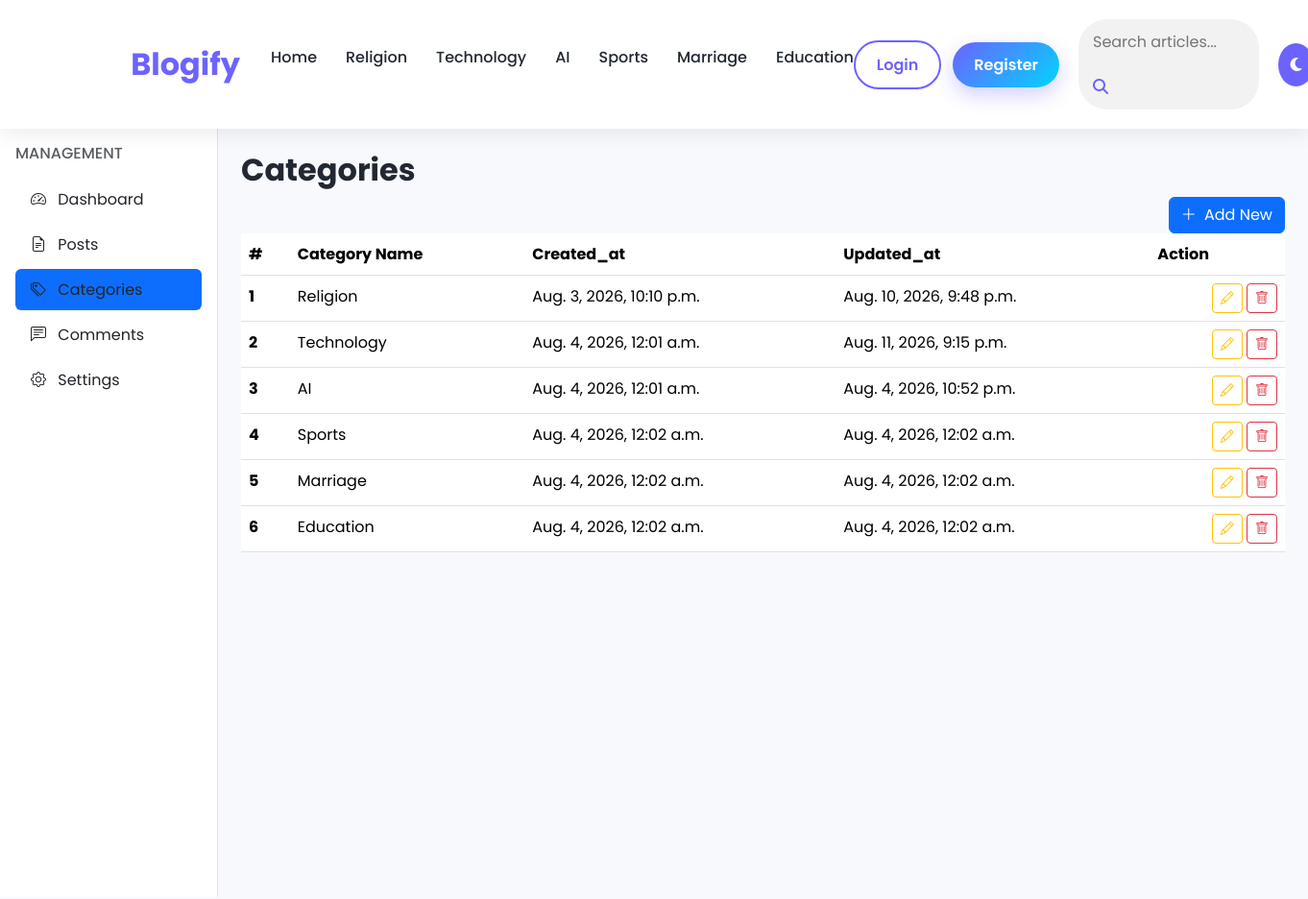
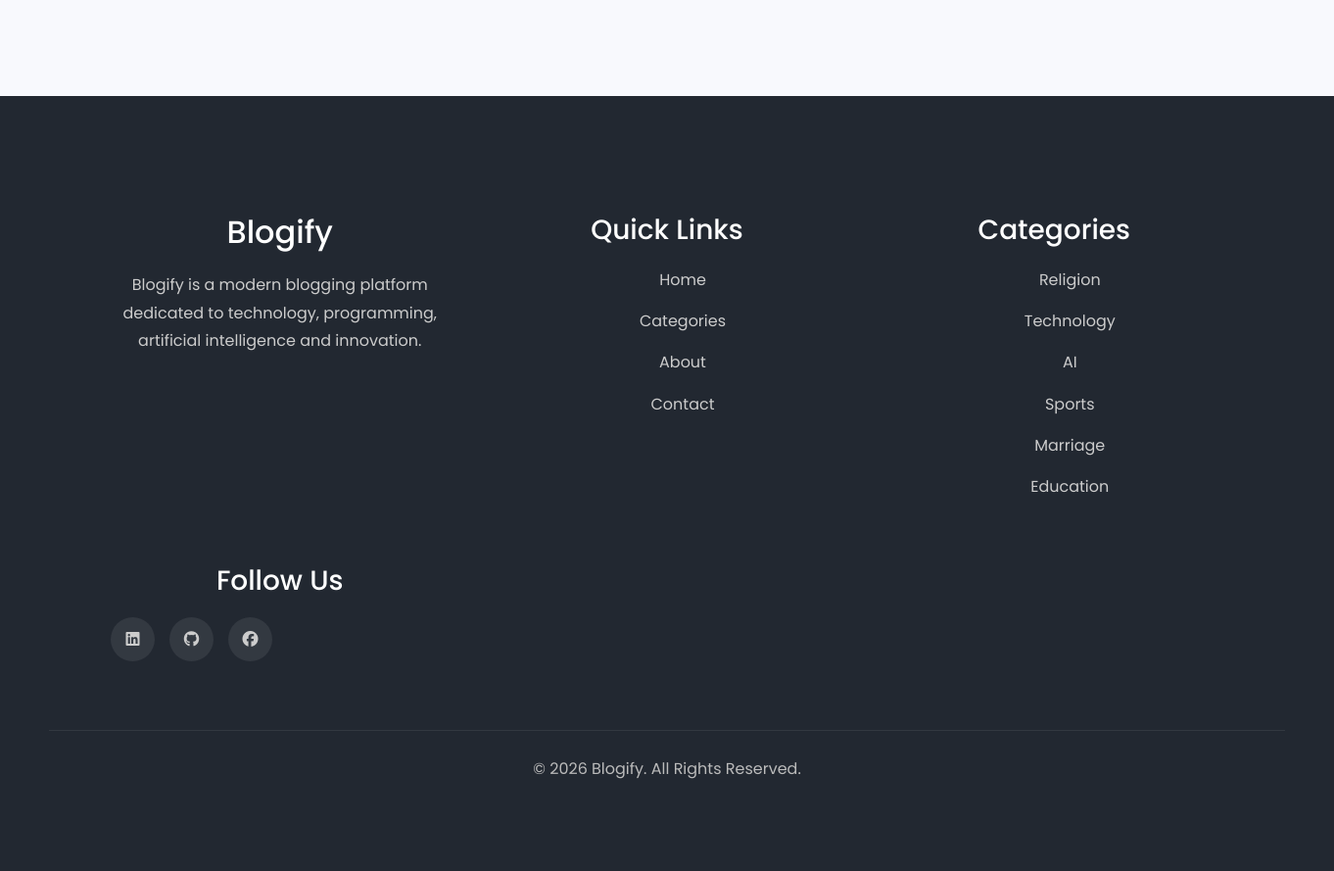
/dashboards/categories/, run on the app's committed database (2 pictures, top to bottom).
### blogs/models.py (models this page shows)
class Category(models.Model):
    title = models.CharField(max_length=100, unique=True)
    created_at = models.DateTimeField(auto_now_add=True)
    updated_at = models.DateTimeField(auto_now=True)
    class Meta:
        verbose_name_plural = 'Categories'
    def __str__(self):
        return self.title

### about/models.py (models this page shows, shortened)
class SocialLinks(models.Model):
    social_platform = models.CharField(max_length=200)
    social_link = models.URLField(max_length=200)
    created_at = models.DateTimeField(auto_now_add=True)
    updated_at = models.DateTimeField(auto_now=True)
    class Meta:
        verbose_name_plural = 'Social Links'

### dashboards/views.py (the view)
# urls.py: path('categories/', views.category_dashboard, name='category_dashboard'),
def category_dashboard(request):
    return render(request,'dashboards/category_dashboard.html')

### blogs/context_processors.py (called while the page is built)
def get_categories(request):
    categories = Category.objects.all()
    return dict(categories=categories)

def get_social_links(request):
    social_links = SocialLinks.objects.all()
    return dict(social_links=social_links)

### templates/dashboards/category_dashboard.html
{% extends 'base.html' %}
{% block content %}
<div class="container-fluid">
<div class="row">
    {% include 'dashboards/sidebar.html' %}
    <main class="col-md-10 p-4">
      <h2> <b>Categories</b></h2>
        <div class="d-flex float-lg-end">
            <a href="{% url 'add_new_category' %}"
               class="btn btn-primary">
                <i class="bi bi-plus-lg me-1"></i>
                Add New
            </a>
        </div>
        <table class="table table-hover">
          <thead>
            <tr>
              <th scope="col">#</th>
              <th scope="col">Category Name</th>
              <th scope="col">Created_at</th>
              <th scope="col">Updated_at</th>
              <th scope="col">Action</th>
            </tr>
          </thead>
          <tbody>
          {% for category in categories %}
            <tr>
              <th scope="row">{{forloop.counter}}</th>
              <td>{{category.title}}</td>
              <td>{{category.created_at}}</td>
              <td>{{category.updated_at}}</td>
              <td class="text-end">
                  <a href="{% url 'edit_category' category.id %}"
                     class="btn btn-sm btn-outline-warning">
                      <i class="bi bi-pencil"></i>
                  </a>
                  <a href="{% url 'delete_category' category.id %}"
                     class="btn btn-sm btn-outline-danger">
                      <i class="bi bi-trash"></i>
                  </a>
              </td>
            </tr>
            {% endfor %}
          </tbody>
        </table>
    </main>
</div>
</div>
{% endblock %}

### templates/base.html (shortened to what this page needs)
<!DOCTYPE html>
{% load static %}
<html lang="en">
<head>
    <link href="https://cdn.jsdelivr.net/npm/bootstrap@5.3.3/dist/css/bootstrap.min.css" rel="stylesheet">
    <link rel="stylesheet" href="https://cdn.jsdelivr.net/npm/bootstrap-icons@1.11.3/font/bootstrap-icons.min.css">
    <link rel="stylesheet"
          href="https://cdnjs.cloudflare.com/ajax/libs/font-awesome/6.6.0/css/all.min.css">
    <link rel="stylesheet" href="{% static 'css/home.css' %}">
</head>
<body>
    <nav>
        <div class="logo">
            Blogify
        </div>
        <ul class="nav-links">
            <li>
                <a href="{% url 'home' %}">Home</a>
            </li>
            {% for category in categories %}
            <li><a href="{% url 'categorical_posts' category.id %}">{{category}}</a></li>
            {% endfor %}
        </ul>
        <div class="nav-actions">
            {% if not user.is_authenticated %}
            <div class="auth-buttons">
                <a href="{% url 'login' %}" class="login-btn">
                    Login
                </a>
                <a href="{% url 'register' %}" class="register-btn">
                    Register
                </a>
            </div>
            {% else %}
            <div class="auth-buttons">
                <a href="{% url 'logout' %}" class="login-btn">Logout</a>
            </div>
            {% endif %}
            <div class="search-box">
                <form action="{% url 'search_blogs' %}" method="get">
                    <input
                    type="text"
                    name="keyword"
                    placeholder="Search articles...">
                    <button class="search-btn" type="submit" id="search-button">
                        <i class="fas fa-search"></i>
                    </button>
                </form>
            </div>
            <button class="theme-btn">
                <i class="fas fa-moon"></i>
            </button>
        </div>
    </nav>
{% block content %}
{% endblock %}
 <footer>
        <div class="footer-container">
            <div class="footer-about">
                <h2>
                    Blogify
                </h2>
                <p>
                    Blogify is a modern blogging platform
                    dedicated to technology, programming,
                    artificial intelligence and innovation.
                </p>
            </div>
            <div class="footer-links">
                <h3>
                    Quick Links
                </h3>
                <ul>
                    <li>
                        <a href="{% url 'home' %}">
                            Home
                        </a>
                    </li>
                    <li>
                        <a href="{% url 'category_dashboard' %}">
                            Categories
                        </a>
                    </li>
                    <li>
                        <a href="#">
                            About
                        </a>
                    </li>
                    <li>
                        <a href="#">
                            Contact
                        </a>
                    </li>
                </ul>
            </div>
            <div class="footer-categories">
                <h3>
                    Categories
                </h3>
                <ul>
                    {% for category in categories %}
                    <li><a href="#">{{category}}</a></li>
                    {% endfor %}
                </ul>
            </div>
            <div class="footer-social">
                <h3>
                    Follow Us
                </h3>
                <div class="social-icons">
                    {% if social_links %}
                        {% for link in social_links %}
                        <a href="{{link.social_link}}"><i class="fab fa-{{link.social_platform}}"></i></a>
                        {% endfor %}
                    {% endif %}
                </div>
            </div>
        </div>
        <div class="copyright">
            <p>
                © 2026 Blogify.
                All Rights Reserved.
            </p>
        </div>
    </footer>
</body>
</html>

### templates/dashboards/sidebar.html (shortened to what this page needs)
<aside class="col-md-2 bg-white border-end min-vh-100 p-3">
    <h6 class="text-uppercase text-muted mb-3">
        Management
    </h6>
    <div class="nav flex-column nav-pills gap-1">
        <a href="{% url 'dashboard' %}"
           class="nav-link text-dark {% if '/dashboards/' == request.path %} active {% endif %}">
            <i class="bi bi-speedometer2 me-2"></i>
            Dashboard
        </a>
        <a href="{% url 'posts' %}"
           class="nav-link text-dark {% if '/dashboards/posts/' == request.path %} active {% endif %}">
            <i class="bi bi-file-earmark-text me-2"></i>
            Posts
        </a>
        <a href="{% url 'category_dashboard' %}" class="nav-link text-dark {% if '/dashboards/categories/' == request.path %} active {% endif %}">
            <i class="bi bi-tags me-2"></i>
            Categories
        </a>
        <a href="{% url 'show_comments' %}" class="nav-link text-dark {% if '/dashboards/show_comments/' == request.path %} active {% endif %}">
            <i class="bi bi-chat-left-text me-2"></i>
            Comments
        </a>
        <a href="#" class="nav-link text-dark">
            <i class="bi bi-gear me-2"></i>
            Settings
        </a>
    </div>
</aside>

### static/css/home.css (style rules this page uses)
* { margin:0; padding:0; box-sizing:border-box; font-family:Poppins,sans-serif; }
body { background:#F8F9FD; color:#333; }
nav { display:flex; justify-content:space-between; align-items:center; padding:20px 10%; background:white; position:sticky; top:0; z-index:100; box-shadow:0 5px 20px rgba(0,0,0,.08); }
.nav-actions { display: flex; align-items: center; gap: 20px; }
.auth-buttons { display: flex; align-items: center; gap: 12px; }
.auth-buttons a { text-decoration: none; font-weight: 600; padding: 10px 22px; border-radius: 30px; transition: 0.3s ease; }
.login-btn { color: #6c63ff; border: 2px solid #6c63ff; background: transparent; }
.register-btn { background: linear-gradient(135deg, #6c63ff, #00d4ff); color: #ffffff; box-shadow: 0 8px 20px rgba(108, 99, 255, 0.3); }
.search-box { display: flex; align-items: center; overflow: hidden; border-radius: 30px; background: #f2f2f2; }
.search-box input { border: none; outline: none; padding: 10px 15px; background: transparent; width: 180px; }
.search-btn { border: none; background: transparent; padding: 10px 15px; cursor: pointer; color: #6c63ff; }
.theme-btn { width: 45px; height: 45px; border: none; border-radius: 50%; background: #6c63ff; color: #ffffff; cursor: pointer; transition: 0.3s ease; }
.logo { font-size:30px; font-weight:bold; color:#6C63FF; }
nav ul { display:flex; list-style:none; gap:30px; }
nav a { text-decoration:none; color:#444; font-weight:500; }
footer { margin-top:50px; background:#222831; color:white; padding:50px; text-align:center; }
:root { --primary:#6C63FF; --secondary:#FF6584; --accent:#00D4FF; --warning:#FFD93D; --dark:#222831; --dark-light:#2f3640; --white:#ffffff; --light:#f8f9fd; --gray:#777777; --border:#e5e5e5; --shadow:0 15px 40px rgba(0,0,0,.08); --transition:.35s ease; }
* { margin:0; padding:0; box-sizing:border-box; }
html { scroll-behavior:smooth; }
body { font-family:"Poppins",sans-serif; background:var(--light); color:var(--dark); line-height:1.7; }
a { text-decoration:none; color:inherit; }
ul { list-style:none; }
button { cursor:pointer; font-family:inherit; }
input, select { font-family:inherit; outline:none; }
.logo { font-size:32px; font-weight:700; color:var(--primary); }
.nav-links { display:flex; gap:30px; }
.nav-links li { position:relative; }
.nav-links a { color:var(--dark); font-weight:500; transition:var(--transition); }
.nav-links a::after { content:""; position:absolute; left:0; bottom:-8px; width:0; height:3px; background:var(--secondary); transition:.3s; }
footer { margin-top:100px; background:var(--dark); color:var(--white); }
.footer-container { width:90%; max-width:1400px; margin:auto; display:grid; grid-template-columns:repeat(auto-fit,minmax(250px,1fr)); gap:50px; padding:70px 0; }
.footer-container h2, .footer-container h3 { margin-bottom:20px; }
.footer-container p { color:#cccccc; line-height:1.8; }
.footer-container ul { display:flex; flex-direction:column; gap:15px; }
.footer-container a { color:#cccccc; transition:var(--transition); }
.social-icons { display:flex; gap:15px; }
.social-icons a { width:45px; height:45px; display:flex; justify-content:center; align-items:center; background:rgba(255,255,255,.08); border-radius:50%; transition:var(--transition); }
.copyright { text-align:center; padding:25px; border-top:1px solid rgba(255,255,255,.08); color:#bbbbbb; }
* { margin: 0; padding: 0; box-sizing: border-box; }

### data on the page
Category: title "Religion", created_at "Aug. 3, 2026, 10:10 p.m.", updated_at "Aug. 10, 2026, 9:48 p.m."
Category: title "Technology", created_at "Aug. 4, 2026, 12:01 a.m.", updated_at "Aug. 11, 2026, 9:15 p.m."
Category: title "AI", created_at "Aug. 4, 2026, 12:01 a.m.", updated_at "Aug. 4, 2026, 10:52 p.m."
Category: title "Sports", created_at "Aug. 4, 2026, 12:02 a.m.", updated_at "Aug. 4, 2026, 12:02 a.m."
Category: title "Marriage", created_at "Aug. 4, 2026, 12:02 a.m.", updated_at "Aug. 4, 2026, 12:02 a.m."
Category: title "Education", created_at "Aug. 4, 2026, 12:02 a.m.", updated_at "Aug. 4, 2026, 12:02 a.m."
